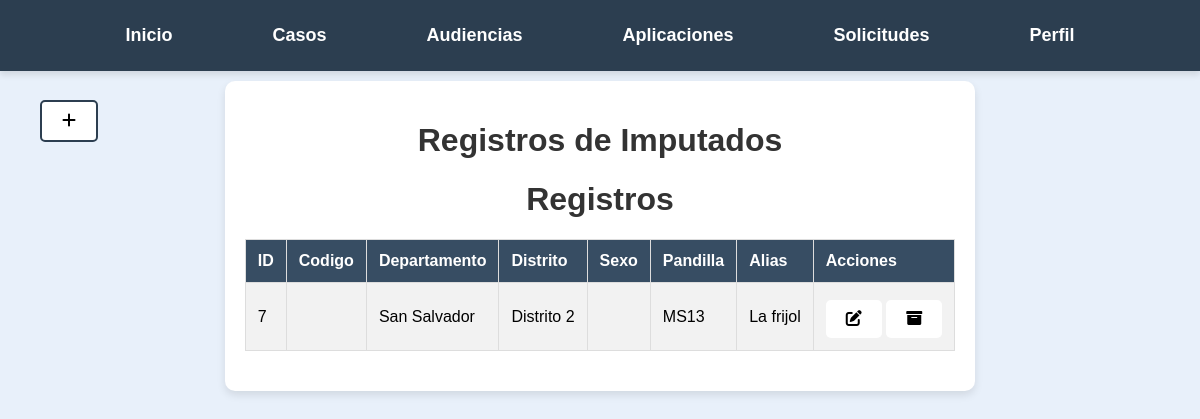
Before: /Casos/imputados/tabladeimputados.php?message=exito (signed in) with the older database file.
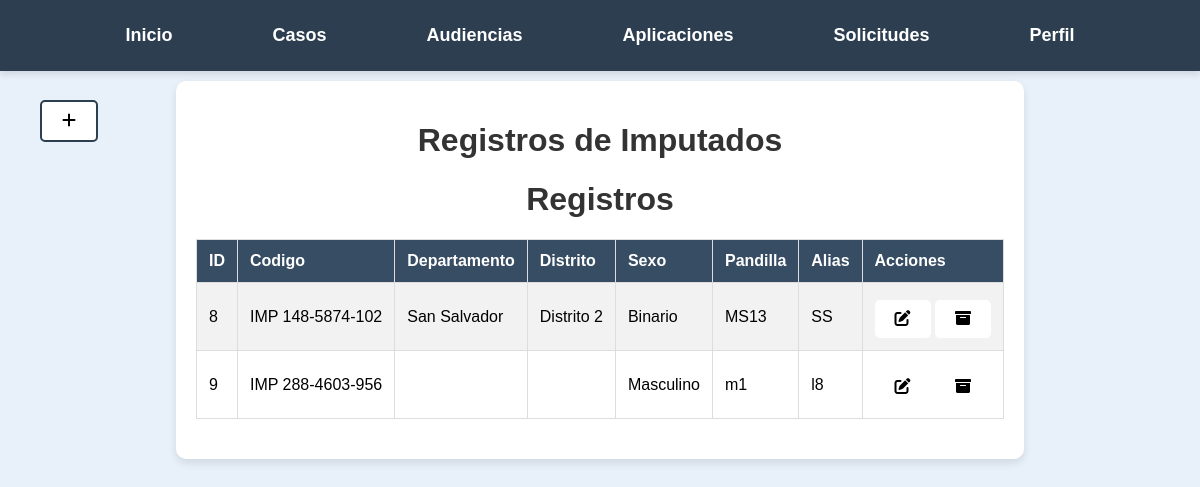
After: the same page with the newer database file.
### tables this page shows
CREATE TABLE `imputados` (
  `id` int(6) UNSIGNED NOT NULL,
  `codigo` varchar(20) NOT NULL,
  `apellido` varchar(50) NOT NULL,
  `nombre` varchar(50) NOT NULL,
  `fecha_nacimiento` date NOT NULL,
  `dui` varchar(10) NOT NULL,
  `departamento` varchar(50) NOT NULL,
  `distrito` varchar(50) NOT NULL,
  `direccion` text NOT NULL,
  `madre` varchar(100) NOT NULL,
  `padre` varchar(100) NOT NULL,
  `pandilla` varchar(50) NOT NULL,
  `alias` varchar(50) NOT NULL,
  `sexo` varchar(20) NOT NULL
);

### Casos/imputados/tabladeimputados.php (the view, shortened to what this page needs)
<?php
$servername = "localhost";
$username = "root";
$password = "";
$dbname = "legalcc";
$conn = new mysqli($servername, $username, $password, $dbname);
$user_id = $_SESSION['user_id'];
$sql = "SELECT tipo FROM usuarios WHERE id = ?";
$stmt = $conn->prepare($sql);
$stmt->bind_param("i", $user_id);
$stmt->execute();
$stmt->bind_result($tipo_usuario);
?>
<?php
$servername = "localhost";
$username = "root";
$password = "";
$dbname = "legalcc";
$encryption_key = 'LegalCC';
$ciphering = "AES-128-CTR";
$options = 0;
$encryption_iv = '1234567891011121';
$conn = new mysqli($servername, $username, $password, $dbname);
$sql = "SELECT * FROM imputados";
$result = $conn->query($sql);
?>
<!DOCTYPE html>
<html lang="es">
<head>
    <link rel="stylesheet" href="https://cdnjs.cloudflare.com/ajax/libs/font-awesome/6.0.0-beta3/css/all.min.css">
</head>
<body>
<nav>
        <ul>
            <li><a href="/Pagina_principal.php">Inicio</a></li>
            <li>
                <a href="/Casos/Buscar_Casos.php">Casos</a>
            </li>
            <li><a href="/Audiencias/Buscar_Audiencias.php">Audiencias</a></li>
            <li><a href="apps.php">Aplicaciones</a></li>
            <?php if ($tipo_usuario === 'juez'): ?>
            <li><a href="/Audiencias/ver_solicitudes.php">Solicitudes</a></li>
            <?php endif; ?>
            <li>
                <a href="/formularios/Perfil.php">Perfil</a>
            </li>
        </ul>
    </nav>
<a class='btn-navega' href='/Casos/imputados/imputado.php' title="Añadir"><i class='fas fa-plus'></i> </a>
    <div class="container">
        <h1>Registros de Imputados</h1>
<?php
if ($result->num_rows > 0) {
    echo "<h1>Registros</h1>";
    echo "<table border='1'>
            <tr>
                <th>ID</th>
                <th>Codigo</th>
                <th>Departamento</th>
                <th>Distrito</th>
                <th>Sexo</th>
                <th>Pandilla</th>
                <th>Alias</th>
                <th>Acciones</th>
            </tr>";
    while ($row = $result->fetch_assoc()) {
        $id = $row['id'];
        $codigo = $row['codigo'];
        $departamento = openssl_decrypt($row['departamento'], $ciphering, $encryption_key, $options, $encryption_iv);
        $distrito = openssl_decrypt($row['distrito'], $ciphering, $encryption_key, $options, $encryption_iv);
        $pandilla = openssl_decrypt($row['pandilla'], $ciphering, $encryption_key, $options, $encryption_iv);
        $alias = openssl_decrypt($row['alias'], $ciphering, $encryption_key, $options, $encryption_iv);
        $sexo = openssl_decrypt($row['sexo'], $ciphering, $encryption_key, $options, $encryption_iv);
        echo "<tr>
                <td>$id</td>
                <td>$codigo</td>
                <td>$departamento</td>
                <td>$distrito</td>
                <td>$sexo</td>
                <td>$pandilla</td>
                <td>$alias</td>
                <td><a class='btn-editar' href='editar.php?id=$id' title='Editar'>      <i class='fas fa-edit'></i></a>
               <a class='btn-eliminar' href='archivar.php?id=$id' onclick='return confirm(\"¿Estás seguro de que deseas archivar este registro?\");' title='Archivar'><i class='fas fa-archive'></i></a>
                </td>
              </tr>";
    }
    echo "</table>";
} else {
    echo "<center>";
    echo "No hay registros encontrados.";
}
?>
    </div>
</body>
</html>

### Casos/imputados/tabladeimputados.php (style rules this page uses)
body { font-family: 'Bahnschrift', sans-serif; background-color: #e8f0fa; margin: 0; padding: 0; display: flex; flex-direction: column; height: 100vh; }
nav { background-color: #2c3e50; padding: 15px 0; box-shadow: 0 4px 6px rgba(0, 0, 0, 0.1); }
ul { list-style-type: none; margin: 0; padding: 0; display: flex; justify-content: center; gap: 40px; }
ul li { position: relative; }
ul li a { text-decoration: none; color: white; font-size: 18px; font-weight: bold; padding: 10px 30px; display: block; transition: background-color 0.3s ease, transform 0.2s ease; border-radius: 8px; }
h1 { text-align: center; color: #333; }
.container { margin-top: 30px; max-width: 1200px; margin: 10px auto; padding: 20px; background-color: #fff; box-shadow: 0 4px 8px rgba(0, 0, 0, 0.1); border-radius: 10px; }
table { width: 100%; border-collapse: collapse; margin-bottom: 20px; }
table, th, td { border: 1px solid #ddd; }
th, td { padding: 12px; text-align: left; }
th { background-color: #374D63; color: white; }
tr:nth-child(even) { background-color: #f2f2f2; }
.btn-eliminar { display: inline-block; padding: 10px 20px; font-size: 16px; color: black; margin-top: 5px; background-color: white; border: none; border-radius: 5px; text-decoration: none; text-align: center; transition: background-color 0.3s ease, transform 0.3s ease; cursor: pointer; }
.btn-editar { display: inline-block; padding: 10px 20px; font-size: 16px; color: black; background-color: white; border: none; border-radius: 5px; text-decoration: none; text-align: center; transition: background-color 0.3s ease, transform 0.3s ease; cursor: pointer; }
.btn-navega { position: fixed; display: inline-block; padding: 10px 20px; font-size: 16px; color: black; background-color: white; border: 2px solid #2c3e50; margin-top: 100px; margin-left: 40px; border-radius: 5px; text-decoration: none; text-align: center; transition: background-color 0.3s ease, transform 0.3s ease; cursor: pointer; }

Changed rows visible on the page:
removed imputados: id "7", departamento "San Salvador", distrito "Distrito 2", pandilla "MS13", alias "La frijol"
added imputados: id "8", codigo "IMP 148-5874-102", departamento "San Salvador", distrito "Distrito 2", sexo "Binario", pandilla "MS13", alias "SS"
added imputados: id "9", codigo "IMP 288-4603-956", sexo "Masculino", pandilla "m1", alias "l8"
